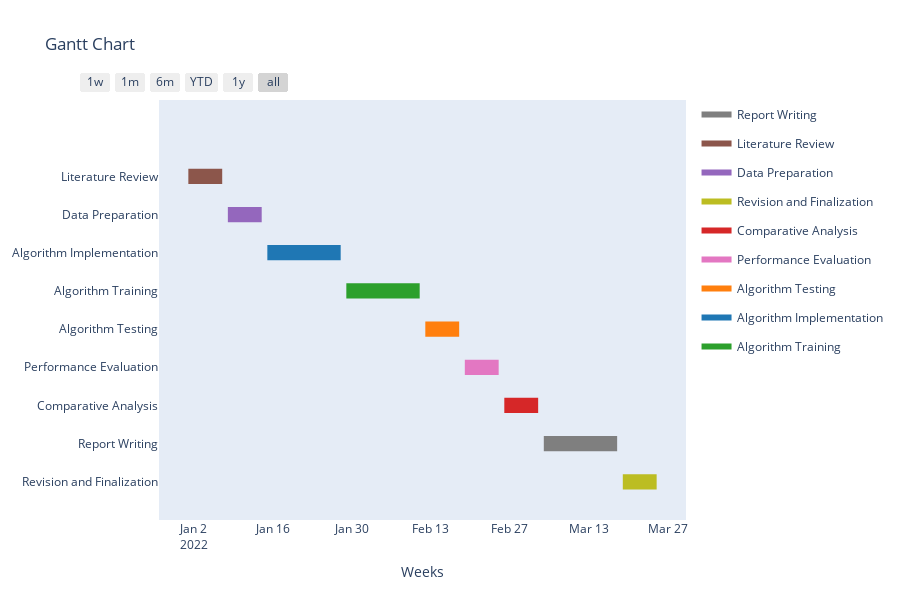

Source (notebook cell):
### Code cell
import plotly.figure_factory as ff

# Define the task details
tasks = [
    {'Task': 'Literature Review', 'Start': '2022-01-01', 'Finish': '2022-01-07'},
    {'Task': 'Data Preparation', 'Start': '2022-01-08', 'Finish': '2022-01-14'},
    {'Task': 'Algorithm Implementation', 'Start': '2022-01-15', 'Finish': '2022-01-28'},
    {'Task': 'Algorithm Training', 'Start': '2022-01-29', 'Finish': '2022-02-11'},
    {'Task': 'Algorithm Testing', 'Start': '2022-02-12', 'Finish': '2022-02-18'},
    {'Task': 'Performance Evaluation', 'Start': '2022-02-19', 'Finish': '2022-02-25'},
    {'Task': 'Comparative Analysis', 'Start': '2022-02-26', 'Finish': '2022-03-04'},
    {'Task': 'Report Writing', 'Start': '2022-03-05', 'Finish': '2022-03-18'},
    {'Task': 'Revision and Finalization', 'Start': '2022-03-19', 'Finish': '2022-03-25'}
]

# Create the Gantt chart
fig = ff.create_gantt(tasks, index_col='Task', show_colorbar=True, group_tasks=True)

# Update the x-axis labels
fig.update_layout(xaxis=dict(title='Weeks'))

# Show the Gantt chart
fig.show()

### Figure 1 — Plotly figure (JSON) as saved in the notebook; plotly's stock layout.template omitted (floating-point values rounded to 4 significant figures)
{"data": [{"fill": "toself", "fillcolor": "rgb(127, 127, 127)", "hoverinfo": "name", "legendgroup": "rgb(127, 127, 127)", "mode": "none", "name": "Report Writing", "showlegend": true, "type": "scatter", "x": ["2022-03-05", "2022-03-18", "2022-03-18", "2022-03-05"], "y": [0.8, 0.8, 1.2, 1.2]}, {"fill": "toself", "fillcolor": "rgb(140, 86, 75)", "hoverinfo": "name", "legendgroup": "rgb(140, 86, 75)", "mode": "none", "name": "Literature Review", "showlegend": true, "type": "scatter", "x": ["2022-01-01", "2022-01-07", "2022-01-07", "2022-01-01"], "y": [7.8, 7.8, 8.2, 8.2]}, {"fill": "toself", "fillcolor": "rgb(148, 103, 189)", "hoverinfo": "name", "legendgroup": "rgb(148, 103, 189)", "mode": "none", "name": "Data Preparation", "showlegend": true, "type": "scatter", "x": ["2022-01-08", "2022-01-14", "2022-01-14", "2022-01-08"], "y": [6.8, 6.8, 7.2, 7.2]}, {"fill": "toself", "fillcolor": "rgb(188, 189, 34)", "hoverinfo": "name", "legendgroup": "rgb(188, 189, 34)", "mode": "none", "name": "Revision and Finalization", "showlegend": true, "type": "scatter", "x": ["2022-03-19", "2022-03-25", "2022-03-25", "2022-03-19"], "y": [-0.2, -0.2, 0.2, 0.2]}, {"fill": "toself", "fillcolor": "rgb(214, 39, 40)", "hoverinfo": "name", "legendgroup": "rgb(214, 39, 40)", "mode": "none", "name": "Comparative Analysis", "showlegend": true, "type": "scatter", "x": ["2022-02-26", "2022-03-04", "2022-03-04", "2022-02-26"], "y": [1.8, 1.8, 2.2, 2.2]}, {"fill": "toself", "fillcolor": "rgb(227, 119, 194)", "hoverinfo": "name", "legendgroup": "rgb(227, 119, 194)", "mode": "none", "name": "Performance Evaluation", "showlegend": true, "type": "scatter", "x": ["2022-02-19", "2022-02-25", "2022-02-25", "2022-02-19"], "y": [2.8, 2.8, 3.2, 3.2]}, {"fill": "toself", "fillcolor": "rgb(255, 127, 14)", "hoverinfo": "name", "legendgroup": "rgb(255, 127, 14)", "mode": "none", "name": "Algorithm Testing", "showlegend": true, "type": "scatter", "x": ["2022-02-12", "2022-02-18", "2022-02-18", "2022-02-12"], "y": [3.8, 3.8, 4.2, 4.2]}, {"fill": "toself", "fillcolor": "rgb(31, 119, 180)", "hoverinfo": "name", "legendgroup": "rgb(31, 119, 180)", "mode": "none", "name": "Algorithm Implementation", "showlegend": true, "type": "scatter", "x": ["2022-01-15", "2022-01-28", "2022-01-28", "2022-01-15"], "y": [5.8, 5.8, 6.2, 6.2]}, {"fill": "toself", "fillcolor": "rgb(44, 160, 44)", "hoverinfo": "name", "legendgroup": "rgb(44, 160, 44)", "mode": "none", "name": "Algorithm Training", "showlegend": true, "type": "scatter", "x": ["2022-01-29", "2022-02-11", "2022-02-11", "2022-01-29"], "y": [4.8, 4.8, 5.2, 5.2]}, {"legendgroup": "rgb(127, 127, 127)", "marker": {"color": "rgb(127, 127, 127)", "opacity": 0, "size": 1}, "mode": "markers", "name": "", "showlegend": false, "text": [null, null], "type": "scatter", "x": ["2022-03-05", "2022-03-18"], "y": [1, 1]}, {"legendgroup": "rgb(140, 86, 75)", "marker": {"color": "rgb(140, 86, 75)", "opacity": 0, "size": 1}, "mode": "markers", "name": "", "showlegend": false, "text": [null, null], "type": "scatter", "x": ["2022-01-01", "2022-01-07"], "y": [8, 8]}, {"legendgroup": "rgb(148, 103, 189)", "marker": {"color": "rgb(148, 103, 189)", "opacity": 0, "size": 1}, "mode": "markers", "name": "", "showlegend": false, "text": [null, null], "type": "scatter", "x": ["2022-01-08", "2022-01-14"], "y": [7, 7]}, {"legendgroup": "rgb(188, 189, 34)", "marker": {"color": "rgb(188, 189, 34)", "opacity": 0, "size": 1}, "mode": "markers", "name": "", "showlegend": false, "text": [null, null], "type": "scatter", "x": ["2022-03-19", "2022-03-25"], "y": [0, 0]}, {"legendgroup": "rgb(214, 39, 40)", "marker": {"color": "rgb(214, 39, 40)", "opacity": 0, "size": 1}, "mode": "markers", "name": "", "showlegend": false, "text": [null, null], "type": "scatter", "x": ["2022-02-26", "2022-03-04"], "y": [2, 2]}, {"legendgroup": "rgb(227, 119, 194)", "marker": {"color": "rgb(227, 119, 194)", "opacity": 0, "size": 1}, "mode": "markers", "name": "", "showlegend": false, "text": [null, null], "type": "scatter", "x": ["2022-02-19", "2022-02-25"], "y": [3, 3]}, {"legendgroup": "rgb(255, 127, 14)", "marker": {"color": "rgb(255, 127, 14)", "opacity": 0, "size": 1}, "mode": "markers", "name": "", "showlegend": false, "text": [null, null], "type": "scatter", "x": ["2022-02-12", "2022-02-18"], "y": [4, 4]}, {"legendgroup": "rgb(31, 119, 180)", "marker": {"color": "rgb(31, 119, 180)", "opacity": 0, "size": 1}, "mode": "markers", "name": "", "showlegend": false, "text": [null, null], "type": "scatter", "x": ["2022-01-15", "2022-01-28"], "y": [6, 6]}, {"legendgroup": "rgb(44, 160, 44)", "marker": {"color": "rgb(44, 160, 44)", "opacity": 0, "size": 1}, "mode": "markers", "name": "", "showlegend": false, "text": [null, null], "type": "scatter", "x": ["2022-01-29", "2022-02-11"], "y": [5, 5]}], "layout": {"height": 600, "hovermode": "closest", "showlegend": true, "title": {"text": "Gantt Chart"}, "xaxis": {"rangeselector": {"buttons": [{"count": 7, "label": "1w", "step": "day", "stepmode": "backward"}, {"count": 1, "label": "1m", "step": "month", "stepmode": "backward"}, {"count": 6, "label": "6m", "step": "month", "stepmode": "backward"}, {"count": 1, "label": "YTD", "step": "year", "stepmode": "todate"}, {"count": 1, "label": "1y", "step": "year", "stepmode": "backward"}, {"step": "all"}]}, "showgrid": false, "title": {"text": "Weeks"}, "type": "date", "zeroline": false}, "yaxis": {"autorange": false, "range": [-1, 10], "showgrid": false, "ticktext": ["Revision and Finalization", "Report Writing", "Comparative Analysis", "Performance Evaluation", "Algorithm Testing", "Algorithm Training", "Algorithm Implementation", "Data Preparation", "Literature Review"], "tickvals": [0, 1, 2, 3, 4, 5, 6, 7, 8], "zeroline": false}}}
